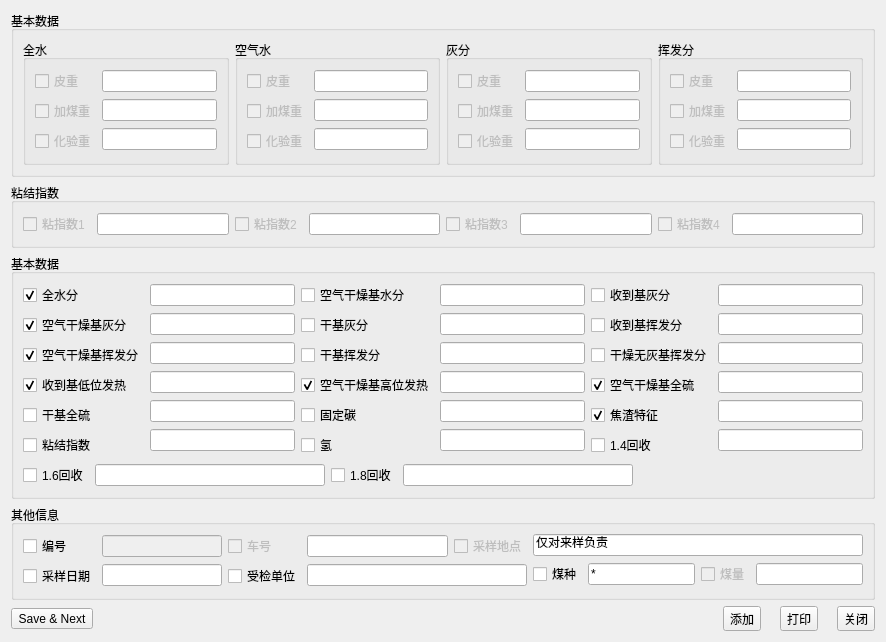
<?xml version="1.0" encoding="UTF-8"?>
<ui version="4.0">
 <class>AddDialog</class>
 <widget class="QDialog" name="AddDialog">
  <property name="geometry">
   <rect>
    <x>0</x>
    <y>0</y>
    <width>886</width>
    <height>598</height>
   </rect>
  </property>
  <property name="windowTitle">
   <string>煤质添加</string>
  </property>
  <layout class="QVBoxLayout" name="verticalLayout_21">
   <item>
    <widget class="QGroupBox" name="groupBox_0">
     <property name="title">
      <string>基本数据</string>
     </property>
     <layout class="QHBoxLayout" name="horizontalLayout_5">
      <item>
       <widget class="QGroupBox" name="groupBox_00">
        <property name="title">
         <string>全水</string>
        </property>
        <layout class="QHBoxLayout" name="horizontalLayout">
         <item>
          <layout class="QVBoxLayout" name="verticalLayout_2">
           <item>
            <widget class="QCheckBox" name="checkBox_000">
             <property name="enabled">
              <bool>false</bool>
             </property>
             <property name="text">
              <string>皮重</string>
             </property>
            </widget>
           </item>
           <item>
            <widget class="QCheckBox" name="checkBox_001">
             <property name="enabled">
              <bool>false</bool>
             </property>
             <property name="text">
              <string>加煤重</string>
             </property>
            </widget>
           </item>
           <item>
            <widget class="QCheckBox" name="checkBox_002">
             <property name="enabled">
              <bool>false</bool>
             </property>
             <property name="text">
              <string>化验重</string>
             </property>
            </widget>
           </item>
          </layout>
         </item>
         <item>
          <layout class="QVBoxLayout" name="verticalLayout">
           <item>
            <widget class="QLineEdit" name="lineEdit_000"/>
           </item>
           <item>
            <widget class="QLineEdit" name="lineEdit_001"/>
           </item>
           <item>
            <widget class="QLineEdit" name="lineEdit_002"/>
           </item>
          </layout>
         </item>
        </layout>
       </widget>
      </item>
      <item>
       <widget class="QGroupBox" name="groupBox_01">
        <property name="title">
         <string>空气水</string>
        </property>
        <layout class="QHBoxLayout" name="horizontalLayout_2">
         <item>
          <layout class="QVBoxLayout" name="verticalLayout_3">
           <item>
            <widget class="QCheckBox" name="checkBox_010">
             <property name="enabled">
              <bool>false</bool>
             </property>
             <property name="text">
              <string>皮重</string>
             </property>
            </widget>
           </item>
           <item>
            <widget class="QCheckBox" name="checkBox_011">
             <property name="enabled">
              <bool>false</bool>
             </property>
             <property name="text">
              <string>加煤重</string>
             </property>
            </widget>
           </item>
           <item>
            <widget class="QCheckBox" name="checkBox_012">
             <property name="enabled">
              <bool>false</bool>
             </property>
             <property name="text">
              <string>化验重</string>
             </property>
            </widget>
           </item>
          </layout>
         </item>
         <item>
          <layout class="QVBoxLayout" name="verticalLayout_4">
           <item>
            <widget class="QLineEdit" name="lineEdit_010"/>
           </item>
           <item>
            <widget class="QLineEdit" name="lineEdit_011"/>
           </item>
           <item>
            <widget class="QLineEdit" name="lineEdit_012"/>
           </item>
          </layout>
         </item>
        </layout>
       </widget>
      </item>
      <item>
       <widget class="QGroupBox" name="groupBox_02">
        <property name="title">
         <string>灰分</string>
        </property>
        <layout class="QHBoxLayout" name="horizontalLayout_3">
         <item>
          <layout class="QVBoxLayout" name="verticalLayout_5">
           <item>
            <widget class="QCheckBox" name="checkBox_020">
             <property name="enabled">
              <bool>false</bool>
             </property>
             <property name="text">
              <string>皮重</string>
             </property>
            </widget>
           </item>
           <item>
            <widget class="QCheckBox" name="checkBox_021">
             <property name="enabled">
              <bool>false</bool>
             </property>
             <property name="text">
              <string>加煤重</string>
             </property>
            </widget>
           </item>
           <item>
            <widget class="QCheckBox" name="checkBox_022">
             <property name="enabled">
              <bool>false</bool>
             </property>
             <property name="text">
              <string>化验重</string>
             </property>
            </widget>
           </item>
          </layout>
         </item>
         <item>
          <layout class="QVBoxLayout" name="verticalLayout_10">
           <item>
            <widget class="QLineEdit" name="lineEdit_020"/>
           </item>
           <item>
            <widget class="QLineEdit" name="lineEdit_021"/>
           </item>
           <item>
            <widget class="QLineEdit" name="lineEdit_022"/>
           </item>
          </layout>
         </item>
        </layout>
       </widget>
      </item>
      <item>
       <widget class="QGroupBox" name="groupBox_03">
        <property name="title">
         <string>挥发分</string>
        </property>
        <layout class="QHBoxLayout" name="horizontalLayout_4">
         <item>
          <layout class="QVBoxLayout" name="verticalLayout_9">
           <item>
            <widget class="QCheckBox" name="checkBox_030">
             <property name="enabled">
              <bool>false</bool>
             </property>
             <property name="text">
              <string>皮重</string>
             </property>
            </widget>
           </item>
           <item>
            <widget class="QCheckBox" name="checkBox_031">
             <property name="enabled">
              <bool>false</bool>
             </property>
             <property name="text">
              <string>加煤重</string>
             </property>
            </widget>
           </item>
           <item>
            <widget class="QCheckBox" name="checkBox_032">
             <property name="enabled">
              <bool>false</bool>
             </property>
             <property name="text">
              <string>化验重</string>
             </property>
            </widget>
           </item>
          </layout>
         </item>
         <item>
          <layout class="QVBoxLayout" name="verticalLayout_6">
           <item>
            <widget class="QLineEdit" name="lineEdit_030"/>
           </item>
           <item>
            <widget class="QLineEdit" name="lineEdit_031"/>
           </item>
           <item>
            <widget class="QLineEdit" name="lineEdit_032"/>
           </item>
          </layout>
         </item>
        </layout>
       </widget>
      </item>
     </layout>
    </widget>
   </item>
   <item>
    <widget class="QGroupBox" name="groupBox_1">
     <property name="title">
      <string>粘结指数</string>
     </property>
     <layout class="QHBoxLayout" name="horizontalLayout_10">
      <item>
       <layout class="QHBoxLayout" name="horizontalLayout_6">
        <item>
         <widget class="QCheckBox" name="checkBox_100">
          <property name="enabled">
           <bool>false</bool>
          </property>
          <property name="text">
           <string>粘指数1</string>
          </property>
         </widget>
        </item>
        <item>
         <widget class="QLineEdit" name="lineEdit_100"/>
        </item>
       </layout>
      </item>
      <item>
       <layout class="QHBoxLayout" name="horizontalLayout_7">
        <item>
         <widget class="QCheckBox" name="checkBox_101">
          <property name="enabled">
           <bool>false</bool>
          </property>
          <property name="text">
           <string>粘指数2</string>
          </property>
         </widget>
        </item>
        <item>
         <widget class="QLineEdit" name="lineEdit_101"/>
        </item>
       </layout>
      </item>
      <item>
       <layout class="QHBoxLayout" name="horizontalLayout_8">
        <item>
         <widget class="QCheckBox" name="checkBox_102">
          <property name="enabled">
           <bool>false</bool>
          </property>
          <property name="text">
           <string>粘指数3</string>
          </property>
         </widget>
        </item>
        <item>
         <widget class="QLineEdit" name="lineEdit_102"/>
        </item>
       </layout>
      </item>
      <item>
       <layout class="QHBoxLayout" name="horizontalLayout_9">
        <item>
         <widget class="QCheckBox" name="checkBox_103">
          <property name="enabled">
           <bool>false</bool>
          </property>
          <property name="text">
           <string>粘指数4</string>
          </property>
         </widget>
        </item>
        <item>
         <widget class="QLineEdit" name="lineEdit_103"/>
        </item>
       </layout>
      </item>
     </layout>
    </widget>
   </item>
   <item>
    <widget class="QGroupBox" name="groupBox_2">
     <property name="title">
      <string>基本数据</string>
     </property>
     <layout class="QVBoxLayout" name="verticalLayout_20">
      <item>
       <layout class="QHBoxLayout" name="horizontalLayout_15">
        <item>
         <layout class="QVBoxLayout" name="verticalLayout_7">
          <item>
           <widget class="QCheckBox" name="checkBox_200">
            <property name="enabled">
             <bool>true</bool>
            </property>
            <property name="text">
             <string>全水分</string>
            </property>
            <property name="checked">
             <bool>true</bool>
            </property>
           </widget>
          </item>
          <item>
           <widget class="QCheckBox" name="checkBox_201">
            <property name="enabled">
             <bool>true</bool>
            </property>
            <property name="text">
             <string>空气干燥基灰分</string>
            </property>
            <property name="checked">
             <bool>true</bool>
            </property>
           </widget>
          </item>
          <item>
           <widget class="QCheckBox" name="checkBox_202">
            <property name="enabled">
             <bool>true</bool>
            </property>
            <property name="text">
             <string>空气干燥基挥发分</string>
            </property>
            <property name="checked">
             <bool>true</bool>
            </property>
           </widget>
          </item>
          <item>
           <widget class="QCheckBox" name="checkBox_203">
            <property name="enabled">
             <bool>true</bool>
            </property>
            <property name="text">
             <string>收到基低位发热</string>
            </property>
            <property name="checked">
             <bool>true</bool>
            </property>
           </widget>
          </item>
          <item>
           <widget class="QCheckBox" name="checkBox_204">
            <property name="text">
             <string>干基全硫</string>
            </property>
           </widget>
          </item>
          <item>
           <widget class="QCheckBox" name="checkBox_205">
            <property name="text">
             <string>粘结指数</string>
            </property>
           </widget>
          </item>
         </layout>
        </item>
        <item>
         <layout class="QVBoxLayout" name="verticalLayout_8">
          <item>
           <widget class="QLineEdit" name="lineEdit_200"/>
          </item>
          <item>
           <widget class="QLineEdit" name="lineEdit_201"/>
          </item>
          <item>
           <widget class="QLineEdit" name="lineEdit_202"/>
          </item>
          <item>
           <widget class="QLineEdit" name="lineEdit_203"/>
          </item>
          <item>
           <widget class="QLineEdit" name="lineEdit_204"/>
          </item>
          <item>
           <widget class="QLineEdit" name="lineEdit_205"/>
          </item>
         </layout>
        </item>
        <item>
         <layout class="QVBoxLayout" name="verticalLayout_11">
          <item>
           <widget class="QCheckBox" name="checkBox_210">
            <property name="text">
             <string>空气干燥基水分</string>
            </property>
           </widget>
          </item>
          <item>
           <widget class="QCheckBox" name="checkBox_211">
            <property name="text">
             <string>干基灰分</string>
            </property>
           </widget>
          </item>
          <item>
           <widget class="QCheckBox" name="checkBox_212">
            <property name="text">
             <string>干基挥发分</string>
            </property>
           </widget>
          </item>
          <item>
           <widget class="QCheckBox" name="checkBox_213">
            <property name="enabled">
             <bool>true</bool>
            </property>
            <property name="text">
             <string>空气干燥基高位发热</string>
            </property>
            <property name="checked">
             <bool>true</bool>
            </property>
           </widget>
          </item>
          <item>
           <widget class="QCheckBox" name="checkBox_214">
            <property name="text">
             <string>固定碳</string>
            </property>
           </widget>
          </item>
          <item>
           <widget class="QCheckBox" name="checkBox_215">
            <property name="text">
             <string>氢</string>
            </property>
           </widget>
          </item>
         </layout>
        </item>
        <item>
         <layout class="QVBoxLayout" name="verticalLayout_12">
          <item>
           <widget class="QLineEdit" name="lineEdit_210"/>
          </item>
          <item>
           <widget class="QLineEdit" name="lineEdit_211"/>
          </item>
          <item>
           <widget class="QLineEdit" name="lineEdit_212"/>
          </item>
          <item>
           <widget class="QLineEdit" name="lineEdit_213"/>
          </item>
          <item>
           <widget class="QLineEdit" name="lineEdit_214"/>
          </item>
          <item>
           <widget class="QLineEdit" name="lineEdit_215"/>
          </item>
         </layout>
        </item>
        <item>
         <layout class="QVBoxLayout" name="verticalLayout_14">
          <item>
           <widget class="QCheckBox" name="checkBox_220">
            <property name="text">
             <string>收到基灰分</string>
            </property>
           </widget>
          </item>
          <item>
           <widget class="QCheckBox" name="checkBox_221">
            <property name="text">
             <string>收到基挥发分</string>
            </property>
           </widget>
          </item>
          <item>
           <widget class="QCheckBox" name="checkBox_222">
            <property name="text">
             <string>干燥无灰基挥发分</string>
            </property>
           </widget>
          </item>
          <item>
           <widget class="QCheckBox" name="checkBox_223">
            <property name="enabled">
             <bool>true</bool>
            </property>
            <property name="text">
             <string>空气干燥基全硫</string>
            </property>
            <property name="checked">
             <bool>true</bool>
            </property>
           </widget>
          </item>
          <item>
           <widget class="QCheckBox" name="checkBox_224">
            <property name="enabled">
             <bool>true</bool>
            </property>
            <property name="text">
             <string>焦渣特征</string>
            </property>
            <property name="checked">
             <bool>true</bool>
            </property>
           </widget>
          </item>
          <item>
           <widget class="QCheckBox" name="checkBox_225">
            <property name="text">
             <string>1.4回收</string>
            </property>
           </widget>
          </item>
         </layout>
        </item>
        <item>
         <layout class="QVBoxLayout" name="verticalLayout_13">
          <item>
           <widget class="QLineEdit" name="lineEdit_220"/>
          </item>
          <item>
           <widget class="QLineEdit" name="lineEdit_221"/>
          </item>
          <item>
           <widget class="QLineEdit" name="lineEdit_222"/>
          </item>
          <item>
           <widget class="QLineEdit" name="lineEdit_223"/>
          </item>
          <item>
           <widget class="QLineEdit" name="lineEdit_224"/>
          </item>
          <item>
           <widget class="QLineEdit" name="lineEdit_225"/>
          </item>
         </layout>
        </item>
       </layout>
      </item>
      <item>
       <layout class="QHBoxLayout" name="horizontalLayout_11">
        <item>
         <widget class="QCheckBox" name="checkBox_1001">
          <property name="text">
           <string>1.6回收</string>
          </property>
         </widget>
        </item>
        <item>
         <widget class="QLineEdit" name="lineEdit_1001"/>
        </item>
        <item>
         <widget class="QCheckBox" name="checkBox_1002">
          <property name="text">
           <string>1.8回收</string>
          </property>
         </widget>
        </item>
        <item>
         <widget class="QLineEdit" name="lineEdit_1002"/>
        </item>
        <item>
         <spacer name="horizontalSpacer_2">
          <property name="orientation">
           <enum>Qt::Horizontal</enum>
          </property>
          <property name="sizeHint" stdset="0">
           <size>
            <width>40</width>
            <height>20</height>
           </size>
          </property>
         </spacer>
        </item>
       </layout>
      </item>
     </layout>
    </widget>
   </item>
   <item>
    <widget class="QGroupBox" name="groupBox_3">
     <property name="title">
      <string>其他信息</string>
     </property>
     <layout class="QHBoxLayout" name="horizontalLayout_14">
      <item>
       <layout class="QVBoxLayout" name="verticalLayout_16">
        <item>
         <widget class="QCheckBox" name="checkBox_300">
          <property name="text">
           <string>编号</string>
          </property>
         </widget>
        </item>
        <item>
         <widget class="QCheckBox" name="checkBox_301">
          <property name="text">
           <string>采样日期</string>
          </property>
         </widget>
        </item>
       </layout>
      </item>
      <item>
       <layout class="QVBoxLayout" name="verticalLayout_18">
        <item>
         <widget class="QLineEdit" name="lineEdit_300">
          <property name="enabled">
           <bool>false</bool>
          </property>
         </widget>
        </item>
        <item>
         <widget class="QLineEdit" name="lineEdit_301">
          <property name="minimumSize">
           <size>
            <width>120</width>
            <height>0</height>
           </size>
          </property>
         </widget>
        </item>
       </layout>
      </item>
      <item>
       <layout class="QVBoxLayout" name="verticalLayout_17">
        <item>
         <widget class="QCheckBox" name="checkBox_302">
          <property name="enabled">
           <bool>false</bool>
          </property>
          <property name="text">
           <string>车号</string>
          </property>
         </widget>
        </item>
        <item>
         <widget class="QCheckBox" name="checkBox_303">
          <property name="text">
           <string>受检单位</string>
          </property>
         </widget>
        </item>
       </layout>
      </item>
      <item>
       <layout class="QVBoxLayout" name="verticalLayout_15">
        <item>
         <layout class="QHBoxLayout" name="horizontalLayout_12">
          <item>
           <widget class="QLineEdit" name="lineEdit_302"/>
          </item>
          <item>
           <widget class="QCheckBox" name="checkBox_304">
            <property name="enabled">
             <bool>false</bool>
            </property>
            <property name="text">
             <string>采样地点</string>
            </property>
           </widget>
          </item>
         </layout>
        </item>
        <item>
         <widget class="QLineEdit" name="lineEdit_303">
          <property name="minimumSize">
           <size>
            <width>220</width>
            <height>0</height>
           </size>
          </property>
         </widget>
        </item>
       </layout>
      </item>
      <item>
       <layout class="QVBoxLayout" name="verticalLayout_19">
        <item>
         <widget class="QLineEdit" name="lineEdit_304">
          <property name="text">
           <string>仅对来样负责</string>
          </property>
         </widget>
        </item>
        <item>
         <layout class="QHBoxLayout" name="horizontalLayout_13">
          <item>
           <widget class="QCheckBox" name="checkBox_305">
            <property name="text">
             <string>煤种</string>
            </property>
           </widget>
          </item>
          <item>
           <widget class="QLineEdit" name="lineEdit_305">
            <property name="text">
             <string>*</string>
            </property>
           </widget>
          </item>
          <item>
           <widget class="QCheckBox" name="checkBox_306">
            <property name="enabled">
             <bool>false</bool>
            </property>
            <property name="text">
             <string>煤量</string>
            </property>
           </widget>
          </item>
          <item>
           <widget class="QLineEdit" name="lineEdit_306"/>
          </item>
         </layout>
        </item>
       </layout>
      </item>
     </layout>
    </widget>
   </item>
   <item>
    <layout class="QHBoxLayout" name="horizontalLayout_18">
     <item>
      <widget class="QToolButton" name="btn_save_next">
       <property name="text">
        <string>Save &amp;&amp; Next</string>
       </property>
       <property name="icon">
        <iconset resource="main.qrc">
         <normaloff>:/images/add.png</normaloff>:/images/add.png</iconset>
       </property>
       <property name="toolButtonStyle">
        <enum>Qt::ToolButtonTextBesideIcon</enum>
       </property>
      </widget>
     </item>
     <item>
      <spacer name="horizontalSpacer">
       <property name="orientation">
        <enum>Qt::Horizontal</enum>
       </property>
       <property name="sizeHint" stdset="0">
        <size>
         <width>40</width>
         <height>20</height>
        </size>
       </property>
      </spacer>
     </item>
     <item>
      <widget class="QToolButton" name="btn_add">
       <property name="text">
        <string>添加</string>
       </property>
       <property name="icon">
        <iconset resource="main.qrc">
         <normaloff>:/images/add.png</normaloff>:/images/add.png</iconset>
       </property>
       <property name="toolButtonStyle">
        <enum>Qt::ToolButtonTextBesideIcon</enum>
       </property>
      </widget>
     </item>
     <item>
      <widget class="QLabel" name="label_42">
       <property name="text">
        <string/>
       </property>
      </widget>
     </item>
     <item>
      <widget class="QToolButton" name="btn_print">
       <property name="text">
        <string>打印</string>
       </property>
       <property name="icon">
        <iconset resource="main.qrc">
         <normaloff>:/images/print.png</normaloff>:/images/print.png</iconset>
       </property>
       <property name="toolButtonStyle">
        <enum>Qt::ToolButtonTextBesideIcon</enum>
       </property>
      </widget>
     </item>
     <item>
      <widget class="QLabel" name="label_43">
       <property name="text">
        <string/>
       </property>
      </widget>
     </item>
     <item>
      <widget class="QToolButton" name="btn_exit">
       <property name="text">
        <string>关闭</string>
       </property>
       <property name="icon">
        <iconset resource="main.qrc">
         <normaloff>:/images/exit.png</normaloff>:/images/exit.png</iconset>
       </property>
       <property name="toolButtonStyle">
        <enum>Qt::ToolButtonTextBesideIcon</enum>
       </property>
      </widget>
     </item>
    </layout>
   </item>
  </layout>
 </widget>
 <tabstops>
  <tabstop>lineEdit_000</tabstop>
  <tabstop>lineEdit_001</tabstop>
  <tabstop>lineEdit_002</tabstop>
  <tabstop>lineEdit_010</tabstop>
  <tabstop>lineEdit_011</tabstop>
  <tabstop>lineEdit_012</tabstop>
  <tabstop>lineEdit_020</tabstop>
  <tabstop>lineEdit_021</tabstop>
  <tabstop>lineEdit_022</tabstop>
  <tabstop>lineEdit_030</tabstop>
  <tabstop>lineEdit_031</tabstop>
  <tabstop>lineEdit_032</tabstop>
  <tabstop>lineEdit_100</tabstop>
  <tabstop>lineEdit_101</tabstop>
  <tabstop>lineEdit_102</tabstop>
  <tabstop>lineEdit_103</tabstop>
  <tabstop>lineEdit_200</tabstop>
  <tabstop>lineEdit_201</tabstop>
  <tabstop>lineEdit_202</tabstop>
  <tabstop>lineEdit_203</tabstop>
  <tabstop>lineEdit_204</tabstop>
  <tabstop>lineEdit_205</tabstop>
  <tabstop>lineEdit_210</tabstop>
  <tabstop>lineEdit_211</tabstop>
  <tabstop>lineEdit_212</tabstop>
  <tabstop>lineEdit_213</tabstop>
  <tabstop>lineEdit_214</tabstop>
  <tabstop>lineEdit_215</tabstop>
  <tabstop>lineEdit_220</tabstop>
  <tabstop>lineEdit_221</tabstop>
  <tabstop>lineEdit_222</tabstop>
  <tabstop>lineEdit_223</tabstop>
  <tabstop>lineEdit_224</tabstop>
  <tabstop>lineEdit_225</tabstop>
  <tabstop>lineEdit_1001</tabstop>
  <tabstop>lineEdit_1002</tabstop>
  <tabstop>lineEdit_300</tabstop>
  <tabstop>lineEdit_301</tabstop>
  <tabstop>lineEdit_302</tabstop>
  <tabstop>lineEdit_303</tabstop>
  <tabstop>lineEdit_304</tabstop>
  <tabstop>lineEdit_305</tabstop>
  <tabstop>lineEdit_306</tabstop>
  <tabstop>checkBox_102</tabstop>
  <tabstop>checkBox_103</tabstop>
  <tabstop>checkBox_300</tabstop>
  <tabstop>checkBox_301</tabstop>
  <tabstop>checkBox_302</tabstop>
  <tabstop>checkBox_303</tabstop>
  <tabstop>checkBox_304</tabstop>
  <tabstop>checkBox_305</tabstop>
  <tabstop>checkBox_306</tabstop>
  <tabstop>checkBox_200</tabstop>
  <tabstop>checkBox_202</tabstop>
  <tabstop>checkBox_203</tabstop>
  <tabstop>checkBox_204</tabstop>
  <tabstop>checkBox_205</tabstop>
  <tabstop>checkBox_201</tabstop>
  <tabstop>checkBox_212</tabstop>
  <tabstop>checkBox_210</tabstop>
  <tabstop>checkBox_213</tabstop>
  <tabstop>checkBox_214</tabstop>
  <tabstop>checkBox_215</tabstop>
  <tabstop>checkBox_220</tabstop>
  <tabstop>checkBox_221</tabstop>
  <tabstop>checkBox_222</tabstop>
  <tabstop>checkBox_211</tabstop>
  <tabstop>checkBox_223</tabstop>
  <tabstop>checkBox_224</tabstop>
  <tabstop>checkBox_225</tabstop>
  <tabstop>checkBox_000</tabstop>
  <tabstop>checkBox_001</tabstop>
  <tabstop>checkBox_002</tabstop>
  <tabstop>checkBox_010</tabstop>
  <tabstop>checkBox_011</tabstop>
  <tabstop>checkBox_012</tabstop>
  <tabstop>checkBox_021</tabstop>
  <tabstop>checkBox_022</tabstop>
  <tabstop>checkBox_020</tabstop>
  <tabstop>checkBox_030</tabstop>
  <tabstop>checkBox_031</tabstop>
  <tabstop>checkBox_032</tabstop>
  <tabstop>btn_add</tabstop>
  <tabstop>btn_print</tabstop>
  <tabstop>btn_exit</tabstop>
  <tabstop>checkBox_1001</tabstop>
  <tabstop>checkBox_1002</tabstop>
  <tabstop>checkBox_101</tabstop>
  <tabstop>checkBox_100</tabstop>
  <tabstop>btn_save_next</tabstop>
 </tabstops>
 <resources>
  <include location="main.qrc"/>
 </resources>
 <connections/>
</ui>
